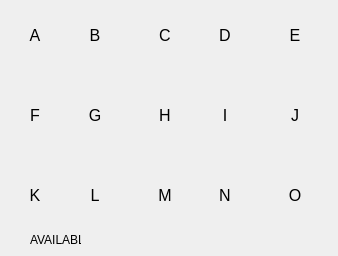
<?xml version="1.0" encoding="UTF-8"?>
<ui version="4.0">
 <class>availabletickets</class>
 <widget class="QDialog" name="availabletickets">
  <property name="windowModality">
   <enum>Qt::WindowModal</enum>
  </property>
  <property name="geometry">
   <rect>
    <x>0</x>
    <y>0</y>
    <width>338</width>
    <height>256</height>
   </rect>
  </property>
  <property name="windowTitle">
   <string>Available Tickets</string>
  </property>
  <property name="modal">
   <bool>true</bool>
  </property>
  <widget class="QLabel" name="lblA">
   <property name="geometry">
    <rect>
     <x>10</x>
     <y>10</y>
     <width>50</width>
     <height>50</height>
    </rect>
   </property>
   <property name="font">
    <font>
     <pointsize>12</pointsize>
    </font>
   </property>
   <property name="text">
    <string>A</string>
   </property>
   <property name="alignment">
    <set>Qt::AlignCenter</set>
   </property>
  </widget>
  <widget class="QLabel" name="lblB">
   <property name="geometry">
    <rect>
     <x>70</x>
     <y>10</y>
     <width>50</width>
     <height>50</height>
    </rect>
   </property>
   <property name="font">
    <font>
     <pointsize>12</pointsize>
    </font>
   </property>
   <property name="text">
    <string>B</string>
   </property>
   <property name="alignment">
    <set>Qt::AlignCenter</set>
   </property>
  </widget>
  <widget class="QLabel" name="lblC">
   <property name="geometry">
    <rect>
     <x>140</x>
     <y>10</y>
     <width>50</width>
     <height>50</height>
    </rect>
   </property>
   <property name="font">
    <font>
     <pointsize>12</pointsize>
    </font>
   </property>
   <property name="text">
    <string>C</string>
   </property>
   <property name="alignment">
    <set>Qt::AlignCenter</set>
   </property>
  </widget>
  <widget class="QLabel" name="lblD">
   <property name="geometry">
    <rect>
     <x>200</x>
     <y>10</y>
     <width>50</width>
     <height>50</height>
    </rect>
   </property>
   <property name="font">
    <font>
     <pointsize>12</pointsize>
    </font>
   </property>
   <property name="text">
    <string>D</string>
   </property>
   <property name="alignment">
    <set>Qt::AlignCenter</set>
   </property>
  </widget>
  <widget class="QLabel" name="lblH">
   <property name="geometry">
    <rect>
     <x>140</x>
     <y>90</y>
     <width>50</width>
     <height>50</height>
    </rect>
   </property>
   <property name="font">
    <font>
     <pointsize>12</pointsize>
    </font>
   </property>
   <property name="text">
    <string>H</string>
   </property>
   <property name="alignment">
    <set>Qt::AlignCenter</set>
   </property>
  </widget>
  <widget class="QLabel" name="lblE">
   <property name="geometry">
    <rect>
     <x>270</x>
     <y>10</y>
     <width>50</width>
     <height>50</height>
    </rect>
   </property>
   <property name="font">
    <font>
     <pointsize>12</pointsize>
    </font>
   </property>
   <property name="text">
    <string>E</string>
   </property>
   <property name="alignment">
    <set>Qt::AlignCenter</set>
   </property>
  </widget>
  <widget class="QLabel" name="lblG">
   <property name="geometry">
    <rect>
     <x>70</x>
     <y>90</y>
     <width>50</width>
     <height>50</height>
    </rect>
   </property>
   <property name="font">
    <font>
     <pointsize>12</pointsize>
    </font>
   </property>
   <property name="text">
    <string>G</string>
   </property>
   <property name="alignment">
    <set>Qt::AlignCenter</set>
   </property>
  </widget>
  <widget class="QLabel" name="lblF">
   <property name="geometry">
    <rect>
     <x>10</x>
     <y>90</y>
     <width>50</width>
     <height>50</height>
    </rect>
   </property>
   <property name="font">
    <font>
     <pointsize>12</pointsize>
    </font>
   </property>
   <property name="text">
    <string>F</string>
   </property>
   <property name="alignment">
    <set>Qt::AlignCenter</set>
   </property>
  </widget>
  <widget class="QLabel" name="lblI">
   <property name="geometry">
    <rect>
     <x>200</x>
     <y>90</y>
     <width>50</width>
     <height>50</height>
    </rect>
   </property>
   <property name="font">
    <font>
     <pointsize>12</pointsize>
    </font>
   </property>
   <property name="text">
    <string>I</string>
   </property>
   <property name="alignment">
    <set>Qt::AlignCenter</set>
   </property>
  </widget>
  <widget class="QLabel" name="lblJ">
   <property name="geometry">
    <rect>
     <x>270</x>
     <y>90</y>
     <width>50</width>
     <height>50</height>
    </rect>
   </property>
   <property name="font">
    <font>
     <pointsize>12</pointsize>
    </font>
   </property>
   <property name="text">
    <string>J</string>
   </property>
   <property name="alignment">
    <set>Qt::AlignCenter</set>
   </property>
  </widget>
  <widget class="QLabel" name="lblL">
   <property name="geometry">
    <rect>
     <x>70</x>
     <y>170</y>
     <width>50</width>
     <height>50</height>
    </rect>
   </property>
   <property name="font">
    <font>
     <pointsize>12</pointsize>
    </font>
   </property>
   <property name="text">
    <string>L</string>
   </property>
   <property name="alignment">
    <set>Qt::AlignCenter</set>
   </property>
  </widget>
  <widget class="QLabel" name="lblM">
   <property name="geometry">
    <rect>
     <x>140</x>
     <y>170</y>
     <width>50</width>
     <height>50</height>
    </rect>
   </property>
   <property name="font">
    <font>
     <pointsize>12</pointsize>
    </font>
   </property>
   <property name="text">
    <string>M</string>
   </property>
   <property name="alignment">
    <set>Qt::AlignCenter</set>
   </property>
  </widget>
  <widget class="QLabel" name="lblK">
   <property name="geometry">
    <rect>
     <x>10</x>
     <y>170</y>
     <width>50</width>
     <height>50</height>
    </rect>
   </property>
   <property name="font">
    <font>
     <pointsize>12</pointsize>
    </font>
   </property>
   <property name="text">
    <string>K</string>
   </property>
   <property name="alignment">
    <set>Qt::AlignCenter</set>
   </property>
  </widget>
  <widget class="QLabel" name="lblO">
   <property name="geometry">
    <rect>
     <x>270</x>
     <y>170</y>
     <width>50</width>
     <height>50</height>
    </rect>
   </property>
   <property name="font">
    <font>
     <pointsize>12</pointsize>
     <weight>50</weight>
     <bold>false</bold>
    </font>
   </property>
   <property name="text">
    <string>O</string>
   </property>
   <property name="alignment">
    <set>Qt::AlignCenter</set>
   </property>
  </widget>
  <widget class="QLabel" name="lblN">
   <property name="geometry">
    <rect>
     <x>200</x>
     <y>170</y>
     <width>50</width>
     <height>50</height>
    </rect>
   </property>
   <property name="font">
    <font>
     <pointsize>12</pointsize>
    </font>
   </property>
   <property name="text">
    <string>N</string>
   </property>
   <property name="alignment">
    <set>Qt::AlignCenter</set>
   </property>
  </widget>
  <widget class="QLabel" name="lblinfo">
   <property name="geometry">
    <rect>
     <x>30</x>
     <y>230</y>
     <width>51</width>
     <height>20</height>
    </rect>
   </property>
   <property name="text">
    <string>AVAILABLE</string>
   </property>
  </widget>
 </widget>
 <resources/>
 <connections/>
</ui>
